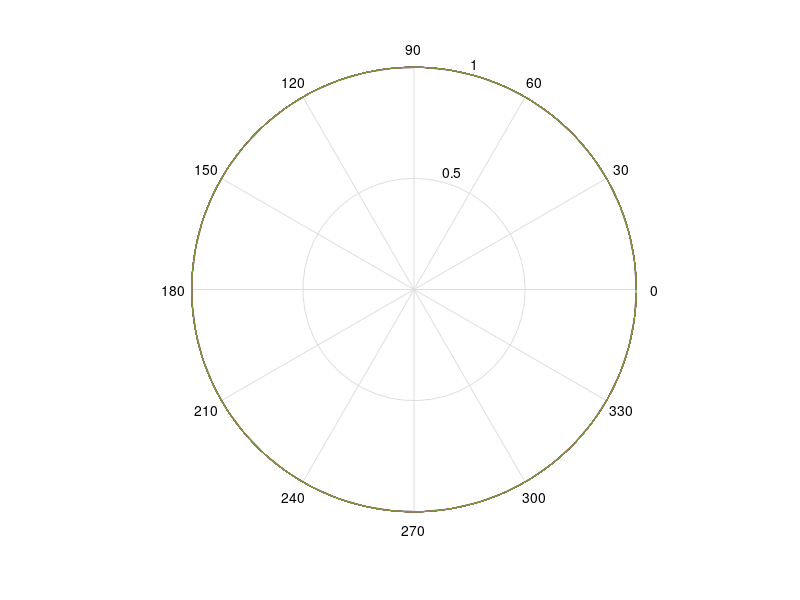

This chart was generated by the following MATLAB code:

% =========== File Auto generated ===========
 
delta=pi/180;
		phaseangle=0:delta:2*pi-delta;
gain0 = [1 1 1 1 1 1 1 1 1 1 1 1 1 1 1 1 1 1 1 1 1 1 1 1 1 1 1 1 1 1 1 1 1 1 1 1 1 1 1 1 1 1 1 1 1 1 1 1 1 1 1 1 1 1 1 1 1 1 1 1 1 1 1 1 1 1 1 1 1 1 1 1 1 1 1 1 1 1 1 1 1 1 1 1 1 1 1 1 1 1 1 1 1 1 1 1 1 1 1 1 1 1 1 1 1 1 1 1 1 1 1 1 1 1 1 1 1 1 1 1 1 1 1 1 1 1 1 1 1 1 1 1 1 1 1 1 1 1 1 1 1 1 1 1 1 1 1 1 1 1 1 1 1 1 1 1 1 1 1 1 1 1 1 1 1 1 1 1 1 1 1 1 1 1 1 1 1 1 1 1 1 1 1 1 1 1 1 1 1 1 1 1 1 1 1 1 1 1 1 1 1 1 1 1 1 1 1 1 1 1 1 1 1 1 1 1 1 1 1 1 1 1 1 1 1 1 1 1 1 1 1 1 1 1 1 1 1 1 1 1 1 1 1 1 1 1 1 1 1 1 1 1 1 1 1 1 1 1 1 1 1 1 1 1 1 1 1 1 1 1 1 1 1 1 1 1 1 1 1 1 1 1 1 1 1 1 1 1 1 1 1 1 1 1 1 1 1 1 1 1 1 1 1 1 1 1 1 1 1 1 1 1 1 1 1 1 1 1 1 1 1 1 1 1 1 1 1 1 1 1 1 1 1 1 1 1 1 1 1 1 1 1 1 1 1 1 1 1 1 1 1 1 1 1 1 1 1 1 1 1];
polar(phaseangle,gain0);hold all
delta=pi/180;
		phaseangle=0:delta:2*pi-delta;
gain1 = [1 1 1 1 1 1 1 1 1 1 1 1 1 1 1 1 1 1 1 1 1 1 1 1 1 1 1 1 1 1 1 1 1 1 1 1 1 1 1 1 1 1 1 1 1 1 1 1 1 1 1 1 1 1 1 1 1 1 1 1 1 1 1 1 1 1 1 1 1 1 1 1 1 1 1 1 1 1 1 1 1 1 1 1 1 1 1 1 1 1 1 1 1 1 1 1 1 1 1 1 1 1 1 1 1 1 1 1 1 1 1 1 1 1 1 1 1 1 1 1 1 1 1 1 1 1 1 1 1 1 1 1 1 1 1 1 1 1 1 1 1 1 1 1 1 1 1 1 1 1 1 1 1 1 1 1 1 1 1 1 1 1 1 1 1 1 1 1 1 1 1 1 1 1 1 1 1 1 1 1 1 1 1 1 1 1 1 1 1 1 1 1 1 1 1 1 1 1 1 1 1 1 1 1 1 1 1 1 1 1 1 1 1 1 1 1 1 1 1 1 1 1 1 1 1 1 1 1 1 1 1 1 1 1 1 1 1 1 1 1 1 1 1 1 1 1 1 1 1 1 1 1 1 1 1 1 1 1 1 1 1 1 1 1 1 1 1 1 1 1 1 1 1 1 1 1 1 1 1 1 1 1 1 1 1 1 1 1 1 1 1 1 1 1 1 1 1 1 1 1 1 1 1 1 1 1 1 1 1 1 1 1 1 1 1 1 1 1 1 1 1 1 1 1 1 1 1 1 1 1 1 1 1 1 1 1 1 1 1 1 1 1 1 1 1 1 1 1 1 1 1 1 1 1 1 1 1 1 1 1];
polar(phaseangle,gain1);hold all
delta=pi/180;
		phaseangle=0:delta:2*pi-delta;
gain2 = [1 1 1 1 1 1 1 1 1 1 1 1 1 1 1 1 1 1 1 1 1 1 1 1 1 1 1 1 1 1 1 1 1 1 1 1 1 1 1 1 1 1 1 1 1 1 1 1 1 1 1 1 1 1 1 1 1 1 1 1 1 1 1 1 1 1 1 1 1 1 1 1 1 1 1 1 1 1 1 1 1 1 1 1 1 1 1 1 1 1 1 1 1 1 1 1 1 1 1 1 1 1 1 1 1 1 1 1 1 1 1 1 1 1 1 1 1 1 1 1 1 1 1 1 1 1 1 1 1 1 1 1 1 1 1 1 1 1 1 1 1 1 1 1 1 1 1 1 1 1 1 1 1 1 1 1 1 1 1 1 1 1 1 1 1 1 1 1 1 1 1 1 1 1 1 1 1 1 1 1 1 1 1 1 1 1 1 1 1 1 1 1 1 1 1 1 1 1 1 1 1 1 1 1 1 1 1 1 1 1 1 1 1 1 1 1 1 1 1 1 1 1 1 1 1 1 1 1 1 1 1 1 1 1 1 1 1 1 1 1 1 1 1 1 1 1 1 1 1 1 1 1 1 1 1 1 1 1 1 1 1 1 1 1 1 1 1 1 1 1 1 1 1 1 1 1 1 1 1 1 1 1 1 1 1 1 1 1 1 1 1 1 1 1 1 1 1 1 1 1 1 1 1 1 1 1 1 1 1 1 1 1 1 1 1 1 1 1 1 1 1 1 1 1 1 1 1 1 1 1 1 1 1 1 1 1 1 1 1 1 1 1 1 1 1 1 1 1 1 1 1 1 1 1 1 1 1 1 1 1];
polar(phaseangle,gain2);hold all
delta=pi/180;
		phaseangle=0:delta:2*pi-delta;
gain3 = [1 1 1 1 1 1 1 1 1 1 1 1 1 1 1 1 1 1 1 1 1 1 1 1 1 1 1 1 1 1 1 1 1 1 1 1 1 1 1 1 1 1 1 1 1 1 1 1 1 1 1 1 1 1 1 1 1 1 1 1 1 1 1 1 1 1 1 1 1 1 1 1 1 1 1 1 1 1 1 1 1 1 1 1 1 1 1 1 1 1 1 1 1 1 1 1 1 1 1 1 1 1 1 1 1 1 1 1 1 1 1 1 1 1 1 1 1 1 1 1 1 1 1 1 1 1 1 1 1 1 1 1 1 1 1 1 1 1 1 1 1 1 1 1 1 1 1 1 1 1 1 1 1 1 1 1 1 1 1 1 1 1 1 1 1 1 1 1 1 1 1 1 1 1 1 1 1 1 1 1 1 1 1 1 1 1 1 1 1 1 1 1 1 1 1 1 1 1 1 1 1 1 1 1 1 1 1 1 1 1 1 1 1 1 1 1 1 1 1 1 1 1 1 1 1 1 1 1 1 1 1 1 1 1 1 1 1 1 1 1 1 1 1 1 1 1 1 1 1 1 1 1 1 1 1 1 1 1 1 1 1 1 1 1 1 1 1 1 1 1 1 1 1 1 1 1 1 1 1 1 1 1 1 1 1 1 1 1 1 1 1 1 1 1 1 1 1 1 1 1 1 1 1 1 1 1 1 1 1 1 1 1 1 1 1 1 1 1 1 1 1 1 1 1 1 1 1 1 1 1 1 1 1 1 1 1 1 1 1 1 1 1 1 1 1 1 1 1 1 1 1 1 1 1 1 1 1 1 1 1];
polar(phaseangle,gain3);hold all
delta=pi/180;
		phaseangle=0:delta:2*pi-delta;
gain4 = [1 1 1 1 1 1 1 1 1 1 1 1 1 1 1 1 1 1 1 1 1 1 1 1 1 1 1 1 1 1 1 1 1 1 1 1 1 1 1 1 1 1 1 1 1 1 1 1 1 1 1 1 1 1 1 1 1 1 1 1 1 1 1 1 1 1 1 1 1 1 1 1 1 1 1 1 1 1 1 1 1 1 1 1 1 1 1 1 1 1 1 1 1 1 1 1 1 1 1 1 1 1 1 1 1 1 1 1 1 1 1 1 1 1 1 1 1 1 1 1 1 1 1 1 1 1 1 1 1 1 1 1 1 1 1 1 1 1 1 1 1 1 1 1 1 1 1 1 1 1 1 1 1 1 1 1 1 1 1 1 1 1 1 1 1 1 1 1 1 1 1 1 1 1 1 1 1 1 1 1 1 1 1 1 1 1 1 1 1 1 1 1 1 1 1 1 1 1 1 1 1 1 1 1 1 1 1 1 1 1 1 1 1 1 1 1 1 1 1 1 1 1 1 1 1 1 1 1 1 1 1 1 1 1 1 1 1 1 1 1 1 1 1 1 1 1 1 1 1 1 1 1 1 1 1 1 1 1 1 1 1 1 1 1 1 1 1 1 1 1 1 1 1 1 1 1 1 1 1 1 1 1 1 1 1 1 1 1 1 1 1 1 1 1 1 1 1 1 1 1 1 1 1 1 1 1 1 1 1 1 1 1 1 1 1 1 1 1 1 1 1 1 1 1 1 1 1 1 1 1 1 1 1 1 1 1 1 1 1 1 1 1 1 1 1 1 1 1 1 1 1 1 1 1 1 1 1 1 1 1];
polar(phaseangle,gain4);hold all
delta=pi/180;
		phaseangle=0:delta:2*pi-delta;
gain5 = [1 1 1 1 1 1 1 1 1 1 1 1 1 1 1 1 1 1 1 1 1 1 1 1 1 1 1 1 1 1 1 1 1 1 1 1 1 1 1 1 1 1 1 1 1 1 1 1 1 1 1 1 1 1 1 1 1 1 1 1 1 1 1 1 1 1 1 1 1 1 1 1 1 1 1 1 1 1 1 1 1 1 1 1 1 1 1 1 1 1 1 1 1 1 1 1 1 1 1 1 1 1 1 1 1 1 1 1 1 1 1 1 1 1 1 1 1 1 1 1 1 1 1 1 1 1 1 1 1 1 1 1 1 1 1 1 1 1 1 1 1 1 1 1 1 1 1 1 1 1 1 1 1 1 1 1 1 1 1 1 1 1 1 1 1 1 1 1 1 1 1 1 1 1 1 1 1 1 1 1 1 1 1 1 1 1 1 1 1 1 1 1 1 1 1 1 1 1 1 1 1 1 1 1 1 1 1 1 1 1 1 1 1 1 1 1 1 1 1 1 1 1 1 1 1 1 1 1 1 1 1 1 1 1 1 1 1 1 1 1 1 1 1 1 1 1 1 1 1 1 1 1 1 1 1 1 1 1 1 1 1 1 1 1 1 1 1 1 1 1 1 1 1 1 1 1 1 1 1 1 1 1 1 1 1 1 1 1 1 1 1 1 1 1 1 1 1 1 1 1 1 1 1 1 1 1 1 1 1 1 1 1 1 1 1 1 1 1 1 1 1 1 1 1 1 1 1 1 1 1 1 1 1 1 1 1 1 1 1 1 1 1 1 1 1 1 1 1 1 1 1 1 1 1 1 1 1 1 1 1];
polar(phaseangle,gain5);hold all
delta=pi/180;
		phaseangle=0:delta:2*pi-delta;
gain6 = [1 1 1 1 1 1 1 1 1 1 1 1 1 1 1 1 1 1 1 1 1 1 1 1 1 1 1 1 1 1 1 1 1 1 1 1 1 1 1 1 1 1 1 1 1 1 1 1 1 1 1 1 1 1 1 1 1 1 1 1 1 1 1 1 1 1 1 1 1 1 1 1 1 1 1 1 1 1 1 1 1 1 1 1 1 1 1 1 1 1 1 1 1 1 1 1 1 1 1 1 1 1 1 1 1 1 1 1 1 1 1 1 1 1 1 1 1 1 1 1 1 1 1 1 1 1 1 1 1 1 1 1 1 1 1 1 1 1 1 1 1 1 1 1 1 1 1 1 1 1 1 1 1 1 1 1 1 1 1 1 1 1 1 1 1 1 1 1 1 1 1 1 1 1 1 1 1 1 1 1 1 1 1 1 1 1 1 1 1 1 1 1 1 1 1 1 1 1 1 1 1 1 1 1 1 1 1 1 1 1 1 1 1 1 1 1 1 1 1 1 1 1 1 1 1 1 1 1 1 1 1 1 1 1 1 1 1 1 1 1 1 1 1 1 1 1 1 1 1 1 1 1 1 1 1 1 1 1 1 1 1 1 1 1 1 1 1 1 1 1 1 1 1 1 1 1 1 1 1 1 1 1 1 1 1 1 1 1 1 1 1 1 1 1 1 1 1 1 1 1 1 1 1 1 1 1 1 1 1 1 1 1 1 1 1 1 1 1 1 1 1 1 1 1 1 1 1 1 1 1 1 1 1 1 1 1 1 1 1 1 1 1 1 1 1 1 1 1 1 1 1 1 1 1 1 1 1 1 1 1];
polar(phaseangle,gain6);hold all
delta=pi/180;
		phaseangle=0:delta:2*pi-delta;
gain7 = [1 1 1 1 1 1 1 1 1 1 1 1 1 1 1 1 1 1 1 1 1 1 1 1 1 1 1 1 1 1 1 1 1 1 1 1 1 1 1 1 1 1 1 1 1 1 1 1 1 1 1 1 1 1 1 1 1 1 1 1 1 1 1 1 1 1 1 1 1 1 1 1 1 1 1 1 1 1 1 1 1 1 1 1 1 1 1 1 1 1 1 1 1 1 1 1 1 1 1 1 1 1 1 1 1 1 1 1 1 1 1 1 1 1 1 1 1 1 1 1 1 1 1 1 1 1 1 1 1 1 1 1 1 1 1 1 1 1 1 1 1 1 1 1 1 1 1 1 1 1 1 1 1 1 1 1 1 1 1 1 1 1 1 1 1 1 1 1 1 1 1 1 1 1 1 1 1 1 1 1 1 1 1 1 1 1 1 1 1 1 1 1 1 1 1 1 1 1 1 1 1 1 1 1 1 1 1 1 1 1 1 1 1 1 1 1 1 1 1 1 1 1 1 1 1 1 1 1 1 1 1 1 1 1 1 1 1 1 1 1 1 1 1 1 1 1 1 1 1 1 1 1 1 1 1 1 1 1 1 1 1 1 1 1 1 1 1 1 1 1 1 1 1 1 1 1 1 1 1 1 1 1 1 1 1 1 1 1 1 1 1 1 1 1 1 1 1 1 1 1 1 1 1 1 1 1 1 1 1 1 1 1 1 1 1 1 1 1 1 1 1 1 1 1 1 1 1 1 1 1 1 1 1 1 1 1 1 1 1 1 1 1 1 1 1 1 1 1 1 1 1 1 1 1 1 1 1 1 1 1];
polar(phaseangle,gain7);hold all
delta=pi/180;
		phaseangle=0:delta:2*pi-delta;
gain8 = [1 1 1 1 1 1 1 1 1 1 1 1 1 1 1 1 1 1 1 1 1 1 1 1 1 1 1 1 1 1 1 1 1 1 1 1 1 1 1 1 1 1 1 1 1 1 1 1 1 1 1 1 1 1 1 1 1 1 1 1 1 1 1 1 1 1 1 1 1 1 1 1 1 1 1 1 1 1 1 1 1 1 1 1 1 1 1 1 1 1 1 1 1 1 1 1 1 1 1 1 1 1 1 1 1 1 1 1 1 1 1 1 1 1 1 1 1 1 1 1 1 1 1 1 1 1 1 1 1 1 1 1 1 1 1 1 1 1 1 1 1 1 1 1 1 1 1 1 1 1 1 1 1 1 1 1 1 1 1 1 1 1 1 1 1 1 1 1 1 1 1 1 1 1 1 1 1 1 1 1 1 1 1 1 1 1 1 1 1 1 1 1 1 1 1 1 1 1 1 1 1 1 1 1 1 1 1 1 1 1 1 1 1 1 1 1 1 1 1 1 1 1 1 1 1 1 1 1 1 1 1 1 1 1 1 1 1 1 1 1 1 1 1 1 1 1 1 1 1 1 1 1 1 1 1 1 1 1 1 1 1 1 1 1 1 1 1 1 1 1 1 1 1 1 1 1 1 1 1 1 1 1 1 1 1 1 1 1 1 1 1 1 1 1 1 1 1 1 1 1 1 1 1 1 1 1 1 1 1 1 1 1 1 1 1 1 1 1 1 1 1 1 1 1 1 1 1 1 1 1 1 1 1 1 1 1 1 1 1 1 1 1 1 1 1 1 1 1 1 1 1 1 1 1 1 1 1 1 1 1];
polar(phaseangle,gain8);hold all
delta=pi/180;
		phaseangle=0:delta:2*pi-delta;
gain9 = [1 1 1 1 1 1 1 1 1 1 1 1 1 1 1 1 1 1 1 1 1 1 1 1 1 1 1 1 1 1 1 1 1 1 1 1 1 1 1 1 1 1 1 1 1 1 1 1 1 1 1 1 1 1 1 1 1 1 1 1 1 1 1 1 1 1 1 1 1 1 1 1 1 1 1 1 1 1 1 1 1 1 1 1 1 1 1 1 1 1 1 1 1 1 1 1 1 1 1 1 1 1 1 1 1 1 1 1 1 1 1 1 1 1 1 1 1 1 1 1 1 1 1 1 1 1 1 1 1 1 1 1 1 1 1 1 1 1 1 1 1 1 1 1 1 1 1 1 1 1 1 1 1 1 1 1 1 1 1 1 1 1 1 1 1 1 1 1 1 1 1 1 1 1 1 1 1 1 1 1 1 1 1 1 1 1 1 1 1 1 1 1 1 1 1 1 1 1 1 1 1 1 1 1 1 1 1 1 1 1 1 1 1 1 1 1 1 1 1 1 1 1 1 1 1 1 1 1 1 1 1 1 1 1 1 1 1 1 1 1 1 1 1 1 1 1 1 1 1 1 1 1 1 1 1 1 1 1 1 1 1 1 1 1 1 1 1 1 1 1 1 1 1 1 1 1 1 1 1 1 1 1 1 1 1 1 1 1 1 1 1 1 1 1 1 1 1 1 1 1 1 1 1 1 1 1 1 1 1 1 1 1 1 1 1 1 1 1 1 1 1 1 1 1 1 1 1 1 1 1 1 1 1 1 1 1 1 1 1 1 1 1 1 1 1 1 1 1 1 1 1 1 1 1 1 1 1 1 1 1];
polar(phaseangle,gain9);hold all
delta=pi/180;
		phaseangle=0:delta:2*pi-delta;
gain10 = [1 1 1 1 1 1 1 1 1 1 1 1 1 1 1 1 1 1 1 1 1 1 1 1 1 1 1 1 1 1 1 1 1 1 1 1 1 1 1 1 1 1 1 1 1 1 1 1 1 1 1 1 1 1 1 1 1 1 1 1 1 1 1 1 1 1 1 1 1 1 1 1 1 1 1 1 1 1 1 1 1 1 1 1 1 1 1 1 1 1 1 1 1 1 1 1 1 1 1 1 1 1 1 1 1 1 1 1 1 1 1 1 1 1 1 1 1 1 1 1 1 1 1 1 1 1 1 1 1 1 1 1 1 1 1 1 1 1 1 1 1 1 1 1 1 1 1 1 1 1 1 1 1 1 1 1 1 1 1 1 1 1 1 1 1 1 1 1 1 1 1 1 1 1 1 1 1 1 1 1 1 1 1 1 1 1 1 1 1 1 1 1 1 1 1 1 1 1 1 1 1 1 1 1 1 1 1 1 1 1 1 1 1 1 1 1 1 1 1 1 1 1 1 1 1 1 1 1 1 1 1 1 1 1 1 1 1 1 1 1 1 1 1 1 1 1 1 1 1 1 1 1 1 1 1 1 1 1 1 1 1 1 1 1 1 1 1 1 1 1 1 1 1 1 1 1 1 1 1 1 1 1 1 1 1 1 1 1 1 1 1 1 1 1 1 1 1 1 1 1 1 1 1 1 1 1 1 1 1 1 1 1 1 1 1 1 1 1 1 1 1 1 1 1 1 1 1 1 1 1 1 1 1 1 1 1 1 1 1 1 1 1 1 1 1 1 1 1 1 1 1 1 1 1 1 1 1 1 1 1];
polar(phaseangle,gain10);hold all
delta=pi/180;
		phaseangle=0:delta:2*pi-delta;
gain11 = [1 1 1 1 1 1 1 1 1 1 1 1 1 1 1 1 1 1 1 1 1 1 1 1 1 1 1 1 1 1 1 1 1 1 1 1 1 1 1 1 1 1 1 1 1 1 1 1 1 1 1 1 1 1 1 1 1 1 1 1 1 1 1 1 1 1 1 1 1 1 1 1 1 1 1 1 1 1 1 1 1 1 1 1 1 1 1 1 1 1 1 1 1 1 1 1 1 1 1 1 1 1 1 1 1 1 1 1 1 1 1 1 1 1 1 1 1 1 1 1 1 1 1 1 1 1 1 1 1 1 1 1 1 1 1 1 1 1 1 1 1 1 1 1 1 1 1 1 1 1 1 1 1 1 1 1 1 1 1 1 1 1 1 1 1 1 1 1 1 1 1 1 1 1 1 1 1 1 1 1 1 1 1 1 1 1 1 1 1 1 1 1 1 1 1 1 1 1 1 1 1 1 1 1 1 1 1 1 1 1 1 1 1 1 1 1 1 1 1 1 1 1 1 1 1 1 1 1 1 1 1 1 1 1 1 1 1 1 1 1 1 1 1 1 1 1 1 1 1 1 1 1 1 1 1 1 1 1 1 1 1 1 1 1 1 1 1 1 1 1 1 1 1 1 1 1 1 1 1 1 1 1 1 1 1 1 1 1 1 1 1 1 1 1 1 1 1 1 1 1 1 1 1 1 1 1 1 1 1 1 1 1 1 1 1 1 1 1 1 1 1 1 1 1 1 1 1 1 1 1 1 1 1 1 1 1 1 1 1 1 1 1 1 1 1 1 1 1 1 1 1 1 1 1 1 1 1 1 1 1];
polar(phaseangle,gain11);hold all
delta=pi/180;
		phaseangle=0:delta:2*pi-delta;
gain12 = [1 1 1 1 1 1 1 1 1 1 1 1 1 1 1 1 1 1 1 1 1 1 1 1 1 1 1 1 1 1 1 1 1 1 1 1 1 1 1 1 1 1 1 1 1 1 1 1 1 1 1 1 1 1 1 1 1 1 1 1 1 1 1 1 1 1 1 1 1 1 1 1 1 1 1 1 1 1 1 1 1 1 1 1 1 1 1 1 1 1 1 1 1 1 1 1 1 1 1 1 1 1 1 1 1 1 1 1 1 1 1 1 1 1 1 1 1 1 1 1 1 1 1 1 1 1 1 1 1 1 1 1 1 1 1 1 1 1 1 1 1 1 1 1 1 1 1 1 1 1 1 1 1 1 1 1 1 1 1 1 1 1 1 1 1 1 1 1 1 1 1 1 1 1 1 1 1 1 1 1 1 1 1 1 1 1 1 1 1 1 1 1 1 1 1 1 1 1 1 1 1 1 1 1 1 1 1 1 1 1 1 1 1 1 1 1 1 1 1 1 1 1 1 1 1 1 1 1 1 1 1 1 1 1 1 1 1 1 1 1 1 1 1 1 1 1 1 1 1 1 1 1 1 1 1 1 1 1 1 1 1 1 1 1 1 1 1 1 1 1 1 1 1 1 1 1 1 1 1 1 1 1 1 1 1 1 1 1 1 1 1 1 1 1 1 1 1 1 1 1 1 1 1 1 1 1 1 1 1 1 1 1 1 1 1 1 1 1 1 1 1 1 1 1 1 1 1 1 1 1 1 1 1 1 1 1 1 1 1 1 1 1 1 1 1 1 1 1 1 1 1 1 1 1 1 1 1 1 1 1];
polar(phaseangle,gain12);hold all
delta=pi/180;
		phaseangle=0:delta:2*pi-delta;
gain13 = [1 1 1 1 1 1 1 1 1 1 1 1 1 1 1 1 1 1 1 1 1 1 1 1 1 1 1 1 1 1 1 1 1 1 1 1 1 1 1 1 1 1 1 1 1 1 1 1 1 1 1 1 1 1 1 1 1 1 1 1 1 1 1 1 1 1 1 1 1 1 1 1 1 1 1 1 1 1 1 1 1 1 1 1 1 1 1 1 1 1 1 1 1 1 1 1 1 1 1 1 1 1 1 1 1 1 1 1 1 1 1 1 1 1 1 1 1 1 1 1 1 1 1 1 1 1 1 1 1 1 1 1 1 1 1 1 1 1 1 1 1 1 1 1 1 1 1 1 1 1 1 1 1 1 1 1 1 1 1 1 1 1 1 1 1 1 1 1 1 1 1 1 1 1 1 1 1 1 1 1 1 1 1 1 1 1 1 1 1 1 1 1 1 1 1 1 1 1 1 1 1 1 1 1 1 1 1 1 1 1 1 1 1 1 1 1 1 1 1 1 1 1 1 1 1 1 1 1 1 1 1 1 1 1 1 1 1 1 1 1 1 1 1 1 1 1 1 1 1 1 1 1 1 1 1 1 1 1 1 1 1 1 1 1 1 1 1 1 1 1 1 1 1 1 1 1 1 1 1 1 1 1 1 1 1 1 1 1 1 1 1 1 1 1 1 1 1 1 1 1 1 1 1 1 1 1 1 1 1 1 1 1 1 1 1 1 1 1 1 1 1 1 1 1 1 1 1 1 1 1 1 1 1 1 1 1 1 1 1 1 1 1 1 1 1 1 1 1 1 1 1 1 1 1 1 1 1 1 1 1];
polar(phaseangle,gain13);hold all
delta=pi/180;
		phaseangle=0:delta:2*pi-delta;
gain14 = [1 1 1 1 1 1 1 1 1 1 1 1 1 1 1 1 1 1 1 1 1 1 1 1 1 1 1 1 1 1 1 1 1 1 1 1 1 1 1 1 1 1 1 1 1 1 1 1 1 1 1 1 1 1 1 1 1 1 1 1 1 1 1 1 1 1 1 1 1 1 1 1 1 1 1 1 1 1 1 1 1 1 1 1 1 1 1 1 1 1 1 1 1 1 1 1 1 1 1 1 1 1 1 1 1 1 1 1 1 1 1 1 1 1 1 1 1 1 1 1 1 1 1 1 1 1 1 1 1 1 1 1 1 1 1 1 1 1 1 1 1 1 1 1 1 1 1 1 1 1 1 1 1 1 1 1 1 1 1 1 1 1 1 1 1 1 1 1 1 1 1 1 1 1 1 1 1 1 1 1 1 1 1 1 1 1 1 1 1 1 1 1 1 1 1 1 1 1 1 1 1 1 1 1 1 1 1 1 1 1 1 1 1 1 1 1 1 1 1 1 1 1 1 1 1 1 1 1 1 1 1 1 1 1 1 1 1 1 1 1 1 1 1 1 1 1 1 1 1 1 1 1 1 1 1 1 1 1 1 1 1 1 1 1 1 1 1 1 1 1 1 1 1 1 1 1 1 1 1 1 1 1 1 1 1 1 1 1 1 1 1 1 1 1 1 1 1 1 1 1 1 1 1 1 1 1 1 1 1 1 1 1 1 1 1 1 1 1 1 1 1 1 1 1 1 1 1 1 1 1 1 1 1 1 1 1 1 1 1 1 1 1 1 1 1 1 1 1 1 1 1 1 1 1 1 1 1 1 1 1];
polar(phaseangle,gain14);hold all
delta=pi/180;
		phaseangle=0:delta:2*pi-delta;
gain15 = [1 1 1 1 1 1 1 1 1 1 1 1 1 1 1 1 1 1 1 1 1 1 1 1 1 1 1 1 1 1 1 1 1 1 1 1 1 1 1 1 1 1 1 1 1 1 1 1 1 1 1 1 1 1 1 1 1 1 1 1 1 1 1 1 1 1 1 1 1 1 1 1 1 1 1 1 1 1 1 1 1 1 1 1 1 1 1 1 1 1 1 1 1 1 1 1 1 1 1 1 1 1 1 1 1 1 1 1 1 1 1 1 1 1 1 1 1 1 1 1 1 1 1 1 1 1 1 1 1 1 1 1 1 1 1 1 1 1 1 1 1 1 1 1 1 1 1 1 1 1 1 1 1 1 1 1 1 1 1 1 1 1 1 1 1 1 1 1 1 1 1 1 1 1 1 1 1 1 1 1 1 1 1 1 1 1 1 1 1 1 1 1 1 1 1 1 1 1 1 1 1 1 1 1 1 1 1 1 1 1 1 1 1 1 1 1 1 1 1 1 1 1 1 1 1 1 1 1 1 1 1 1 1 1 1 1 1 1 1 1 1 1 1 1 1 1 1 1 1 1 1 1 1 1 1 1 1 1 1 1 1 1 1 1 1 1 1 1 1 1 1 1 1 1 1 1 1 1 1 1 1 1 1 1 1 1 1 1 1 1 1 1 1 1 1 1 1 1 1 1 1 1 1 1 1 1 1 1 1 1 1 1 1 1 1 1 1 1 1 1 1 1 1 1 1 1 1 1 1 1 1 1 1 1 1 1 1 1 1 1 1 1 1 1 1 1 1 1 1 1 1 1 1 1 1 1 1 1 1 1];
polar(phaseangle,gain15);hold all
delta=pi/180;
		phaseangle=0:delta:2*pi-delta;
gain16 = [1 1 1 1 1 1 1 1 1 1 1 1 1 1 1 1 1 1 1 1 1 1 1 1 1 1 1 1 1 1 1 1 1 1 1 1 1 1 1 1 1 1 1 1 1 1 1 1 1 1 1 1 1 1 1 1 1 1 1 1 1 1 1 1 1 1 1 1 1 1 1 1 1 1 1 1 1 1 1 1 1 1 1 1 1 1 1 1 1 1 1 1 1 1 1 1 1 1 1 1 1 1 1 1 1 1 1 1 1 1 1 1 1 1 1 1 1 1 1 1 1 1 1 1 1 1 1 1 1 1 1 1 1 1 1 1 1 1 1 1 1 1 1 1 1 1 1 1 1 1 1 1 1 1 1 1 1 1 1 1 1 1 1 1 1 1 1 1 1 1 1 1 1 1 1 1 1 1 1 1 1 1 1 1 1 1 1 1 1 1 1 1 1 1 1 1 1 1 1 1 1 1 1 1 1 1 1 1 1 1 1 1 1 1 1 1 1 1 1 1 1 1 1 1 1 1 1 1 1 1 1 1 1 1 1 1 1 1 1 1 1 1 1 1 1 1 1 1 1 1 1 1 1 1 1 1 1 1 1 1 1 1 1 1 1 1 1 1 1 1 1 1 1 1 1 1 1 1 1 1 1 1 1 1 1 1 1 1 1 1 1 1 1 1 1 1 1 1 1 1 1 1 1 1 1 1 1 1 1 1 1 1 1 1 1 1 1 1 1 1 1 1 1 1 1 1 1 1 1 1 1 1 1 1 1 1 1 1 1 1 1 1 1 1 1 1 1 1 1 1 1 1 1 1 1 1 1 1 1 1];
polar(phaseangle,gain16);hold all
delta=pi/180;
		phaseangle=0:delta:2*pi-delta;
gain17 = [1 1 1 1 1 1 1 1 1 1 1 1 1 1 1 1 1 1 1 1 1 1 1 1 1 1 1 1 1 1 1 1 1 1 1 1 1 1 1 1 1 1 1 1 1 1 1 1 1 1 1 1 1 1 1 1 1 1 1 1 1 1 1 1 1 1 1 1 1 1 1 1 1 1 1 1 1 1 1 1 1 1 1 1 1 1 1 1 1 1 1 1 1 1 1 1 1 1 1 1 1 1 1 1 1 1 1 1 1 1 1 1 1 1 1 1 1 1 1 1 1 1 1 1 1 1 1 1 1 1 1 1 1 1 1 1 1 1 1 1 1 1 1 1 1 1 1 1 1 1 1 1 1 1 1 1 1 1 1 1 1 1 1 1 1 1 1 1 1 1 1 1 1 1 1 1 1 1 1 1 1 1 1 1 1 1 1 1 1 1 1 1 1 1 1 1 1 1 1 1 1 1 1 1 1 1 1 1 1 1 1 1 1 1 1 1 1 1 1 1 1 1 1 1 1 1 1 1 1 1 1 1 1 1 1 1 1 1 1 1 1 1 1 1 1 1 1 1 1 1 1 1 1 1 1 1 1 1 1 1 1 1 1 1 1 1 1 1 1 1 1 1 1 1 1 1 1 1 1 1 1 1 1 1 1 1 1 1 1 1 1 1 1 1 1 1 1 1 1 1 1 1 1 1 1 1 1 1 1 1 1 1 1 1 1 1 1 1 1 1 1 1 1 1 1 1 1 1 1 1 1 1 1 1 1 1 1 1 1 1 1 1 1 1 1 1 1 1 1 1 1 1 1 1 1 1 1 1 1 1];
polar(phaseangle,gain17);hold all
delta=pi/180;
		phaseangle=0:delta:2*pi-delta;
gain18 = [1 1 1 1 1 1 1 1 1 1 1 1 1 1 1 1 1 1 1 1 1 1 1 1 1 1 1 1 1 1 1 1 1 1 1 1 1 1 1 1 1 1 1 1 1 1 1 1 1 1 1 1 1 1 1 1 1 1 1 1 1 1 1 1 1 1 1 1 1 1 1 1 1 1 1 1 1 1 1 1 1 1 1 1 1 1 1 1 1 1 1 1 1 1 1 1 1 1 1 1 1 1 1 1 1 1 1 1 1 1 1 1 1 1 1 1 1 1 1 1 1 1 1 1 1 1 1 1 1 1 1 1 1 1 1 1 1 1 1 1 1 1 1 1 1 1 1 1 1 1 1 1 1 1 1 1 1 1 1 1 1 1 1 1 1 1 1 1 1 1 1 1 1 1 1 1 1 1 1 1 1 1 1 1 1 1 1 1 1 1 1 1 1 1 1 1 1 1 1 1 1 1 1 1 1 1 1 1 1 1 1 1 1 1 1 1 1 1 1 1 1 1 1 1 1 1 1 1 1 1 1 1 1 1 1 1 1 1 1 1 1 1 1 1 1 1 1 1 1 1 1 1 1 1 1 1 1 1 1 1 1 1 1 1 1 1 1 1 1 1 1 1 1 1 1 1 1 1 1 1 1 1 1 1 1 1 1 1 1 1 1 1 1 1 1 1 1 1 1 1 1 1 1 1 1 1 1 1 1 1 1 1 1 1 1 1 1 1 1 1 1 1 1 1 1 1 1 1 1 1 1 1 1 1 1 1 1 1 1 1 1 1 1 1 1 1 1 1 1 1 1 1 1 1 1 1 1 1 1 1];
polar(phaseangle,gain18);hold all